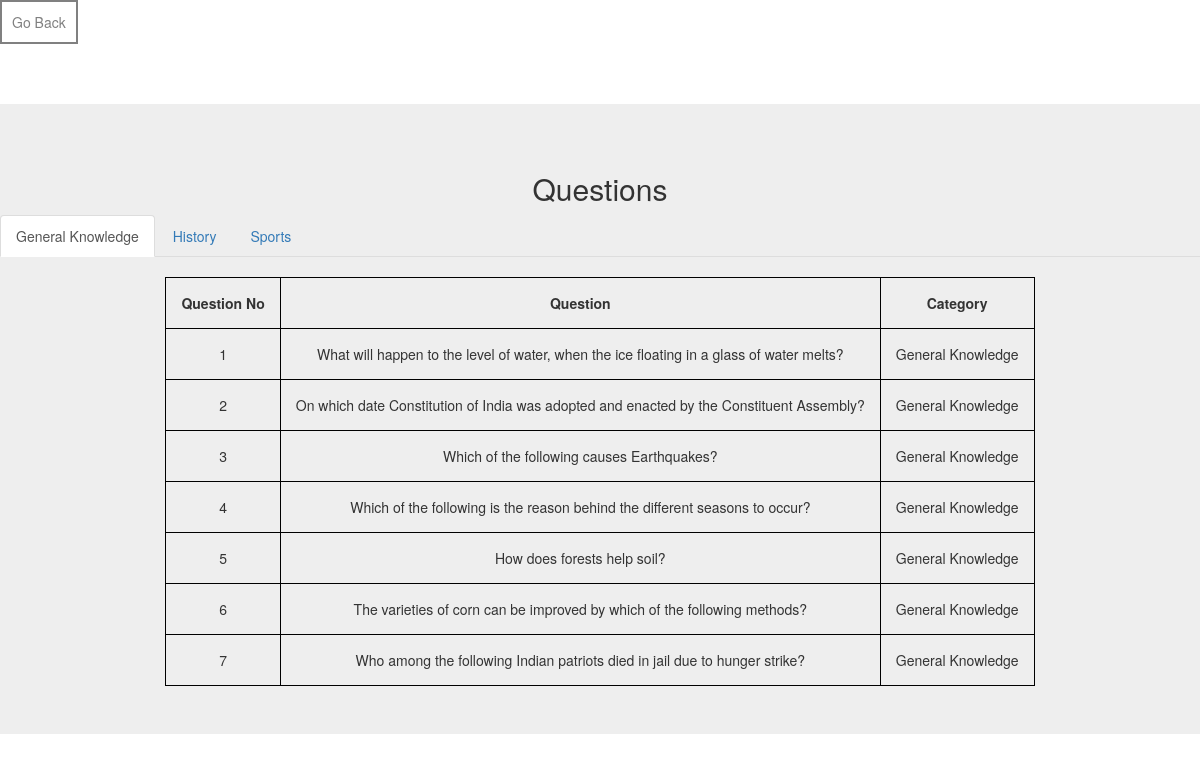
The page /viewq.php on the database its author committed.
### tables this page shows
CREATE TABLE `questions` (
  `qid` int(11) NOT NULL,
  `question` varchar(250) NOT NULL,
  `ans_id` int(11) NOT NULL,
  `cid` int(11) NOT NULL
);

CREATE TABLE `categories` (
  `cid` int(11) NOT NULL,
  `cat_name` varchar(250) NOT NULL
);

### viewq.php (the view, shortened to what this page needs)
<?php
  $con = mysqli_connect('localhost', 'root', '', 'multi_login');
?>
<!DOCTYPE html>
<html lang="en" dir="ltr">
  <head>
    <link rel="stylesheet" href="https://maxcdn.bootstrapcdn.com/bootstrap/3.4.0/css/bootstrap.min.css">
  </head>
  <body>
    <a href="home.php"><button type="button" name="goBack" class="buttn">Go Back</button></a>
    <br><br><br><br>
    <center><div class="jumbotron">
      <h2 class="display-3">Questions</h1>
      <ul class="nav nav-tabs">
        <li class="active"><a data-toggle="tab" href="#general">General Knowledge</a></li>
        <li><a data-toggle="tab" href="#hist">History</a></li>
        <li><a data-toggle="tab" href="#sports">Sports</a></li>
      </ul>
      <div class="tab-content">
        <div id="general" class="tab-pane fade in active">
          <br>
          <center><table>
            <tr>
              <th>Question No</th>
              <th>Question</th>
              <th>Category</th>
            </tr>
            <?php
              $query = "SELECT * FROM variables WHERE id=1";
              $result = mysqli_query($con, $query);
              $var = mysqli_fetch_assoc($result);
              $tq = $var['totalq1'];
              $q = "SELECT * FROM questions WHERE cid=1 ORDER BY qid";
              $res = mysqli_query($con, $q);
              $i = 0;
              if($res -> num_rows > 0) {
                while (($row = $res -> fetch_assoc()) && ($i < $tq)) {
                  $qy = "SELECT cat_name, cid FROM categories WHERE cid=1";
                  $cat = $con -> query($qy);
                  $cname = $cat -> fetch_assoc();
                  echo "<tr><td>" . $row['qid'] . "</td><td>" . $row['question'] . "</td><td>" . $cname['cat_name'] . "</td></tr>";
                  $i ++;
                }
                echo "</table>";
              }
            ?>
        </div>
      </div>
    </div>
    <br><br><br><br>
  </body>
</html>

### viewq.php (style rules this page uses)
table, th, td { border: 1px solid black; border-collapse: collapse; text-align: center; padding: 15px; }
.buttn { background: gray; border: 2px solid gray; color: #fff; padding: 10px; transition: transsform 80ms ease-in; -webkit-transition-duration: 0.4s; transition-duration: 0.4s; }

### rows shown on the page
questions: qid "1", question "What will happen to the level of water, when the ice floating in a glass of water melts?", cid.cat_name "General Knowledge"
questions: qid "2", question "On which date Constitution of India was adopted and enacted by the Constituent Assembly?", cid.cat_name "General Knowledge"
questions: qid "3", question "Which of the following causes Earthquakes?", cid.cat_name "General Knowledge"
questions: qid "4", question "Which of the following is the reason behind the different seasons to occur?", cid.cat_name "General Knowledge"
questions: qid "5", question "How does forests help soil?", cid.cat_name "General Knowledge"
questions: qid "6", question "The varieties of corn can be improved by which of the following methods?", cid.cat_name "General Knowledge"
questions: qid "7", question "Who among the following Indian patriots died in jail due to hunger strike?", cid.cat_name "General Knowledge"
